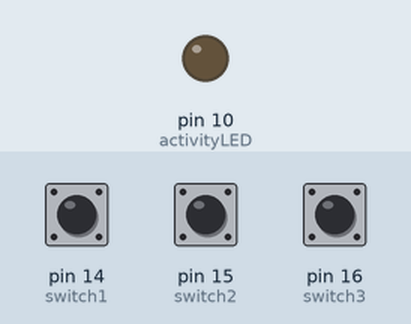
Bench run of a sketch on a simulated Arduino Leonardo, built with avr-gcc and run on an emulated ATmega32U4. Shown: output pins drawn as LEDs (lit = HIGH). Dashed ring = blinking. Inputs (shaded band) come from the test bench; at power-on: pin 14 (switch1) HIGH, pin 15 (switch2) HIGH, pin 16 (switch3) HIGH. USB keyboard and mouse output is not drawn.

Above: at 1.2 s.
1.3 s: pin 14 (switch1) pulled LOW for 1 s
At 1.44 s:
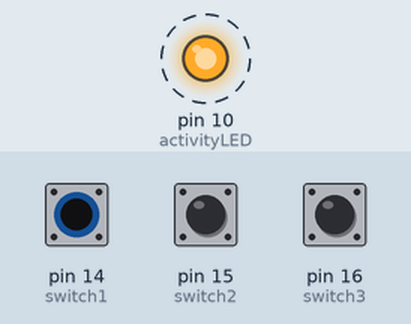
4.3 s: pin 15 (switch2) pulled LOW for 1 s
At 6.7 s:
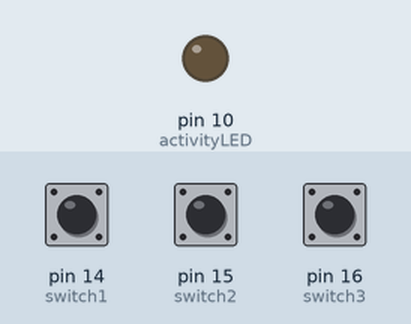
7.3 s: pin 16 (switch3) pulled LOW for 3.2 s
At 7.5 s:
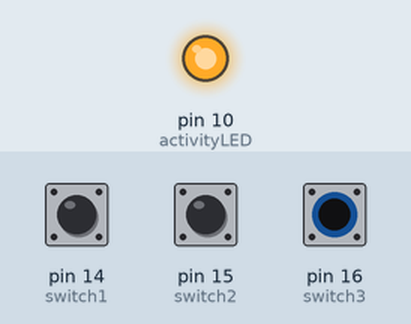
12.0 s: pin 14 (switch1) pulled LOW for 3.2 s
At 16.0 s:
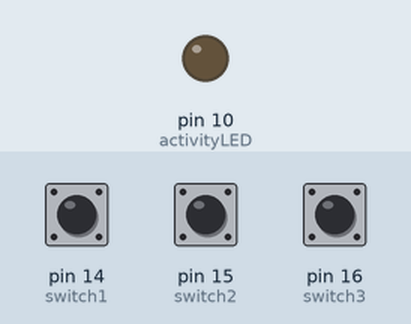
16.7 s: pin 15 (switch2) pulled LOW for 3.2 s
At 16.95 s:
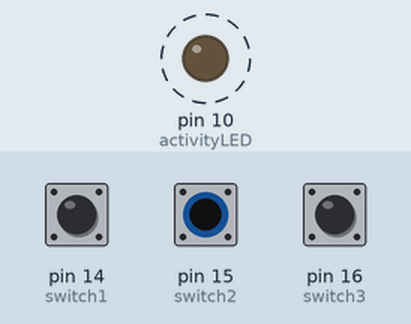
Timing chart, 0 to 21.5 s (numbered marks = the images above; inputs shaded):
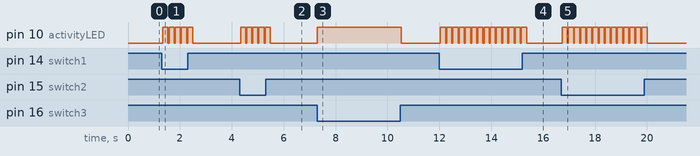

The sketch:

macropad.ino
```cpp
#include <Keyboard.h>

//pins declaration, 3x buttons, 1x LED
const int switch1 = 14;
const int switch2 = 15;
const int switch3 = 16;
const int activityLED = 10;

//set the keypress repeat delay is ms to simulate human interaction
int repDelay = 200;

//declare strings for easy manipulation in code (example: various login forms for different servers)
char dell[] = "yourlogin@dellserver";
char hp[] = "hpserver\\yourlogin";
char text[] = "";

void setup() {
  //set the correct pin usage
  pinMode(switch1, INPUT_PULLUP);
  pinMode(switch2, INPUT_PULLUP);
  pinMode(switch3, INPUT_PULLUP);
  pinMode(activityLED, OUTPUT);

  //initialize the USB keyboard library
  Keyboard.begin();
}

//REMEMBER: INPUT_PULLUP has reverse logic, therefore we are waiting for a logical 0 to take action
void loop() {
  if (!digitalRead(switch1)) { 		//first key pressed,
    Keyboard.print(dell);	   		//print the string from above,
    digitalWrite(activityLED,HIGH);	//turn on the activity LED,
    delay(repDelay);				//wait a little so you macropad won't repeat itself multiple times
    Keyboard.releaseAll();			//don't forget to release any keys
    digitalWrite(activityLED,LOW);	//activity LED off
  }

  if (!digitalRead(switch2)) {		//same for second key
    Keyboard.print(hp);
    digitalWrite(activityLED,HIGH);
    delay(repDelay);
    Keyboard.releaseAll();
    digitalWrite(activityLED,LOW);
  }

  if (!digitalRead(switch3)) {		//third key pressed for Windows lock
    Keyboard.press(KEY_LEFT_GUI);	//the left WIN key
    Keyboard.print("l");			//the letter l
    digitalWrite(activityLED,HIGH);
    delay(repDelay);
    Keyboard.releaseAll();
    digitalWrite(activityLED,LOW);
  }
}
```

Measured:
- after the input at 1.3 s, pin 10 (activityLED): alternates HIGH for 0.20 s and LOW for 0.04 s, 10 changes in all, then stays LOW, starting at once
- after the input at 4.3 s, pin 10 (activityLED): alternates HIGH for 0.20 s and LOW for 0.04 s, 10 changes in all, then stays LOW, starting at once
- after the input at 7.3 s, pin 10 (activityLED): LOW → HIGH at once, → LOW 3.2 s later
- after the input at 12.0 s, pin 10 (activityLED): alternates HIGH for 0.20 s and LOW for 0.04 s, 28 changes in all, then stays LOW, starting at once
- after the input at 16.7 s, pin 10 (activityLED): alternates HIGH for 0.20 s and LOW for 0.04 s, 28 changes in all, then stays LOW, starting at once
